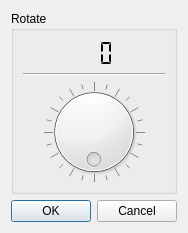
<?xml version="1.0" encoding="UTF-8"?>
<ui version="4.0">
 <class>rotate_dialog</class>
 <widget class="QDialog" name="rotate_dialog">
  <property name="geometry">
   <rect>
    <x>0</x>
    <y>0</y>
    <width>184</width>
    <height>233</height>
   </rect>
  </property>
  <property name="windowTitle">
   <string>Dialog</string>
  </property>
  <layout class="QGridLayout" name="gridLayout_2">
   <item row="0" column="0">
    <widget class="QGroupBox" name="groupBox">
     <property name="title">
      <string>Rotate</string>
     </property>
     <layout class="QGridLayout" name="gridLayout">
      <item row="0" column="0">
       <layout class="QVBoxLayout" name="verticalLayout">
        <item>
         <widget class="QLCDNumber" name="lcdNumber">
          <property name="font">
           <font>
            <pointsize>10</pointsize>
           </font>
          </property>
          <property name="frameShape">
           <enum>QFrame::NoFrame</enum>
          </property>
          <property name="frameShadow">
           <enum>QFrame::Plain</enum>
          </property>
          <property name="smallDecimalPoint">
           <bool>false</bool>
          </property>
          <property name="digitCount">
           <number>3</number>
          </property>
          <property name="segmentStyle">
           <enum>QLCDNumber::Flat</enum>
          </property>
         </widget>
        </item>
        <item>
         <widget class="Line" name="line">
          <property name="orientation">
           <enum>Qt::Horizontal</enum>
          </property>
         </widget>
        </item>
        <item>
         <widget class="QDial" name="dial">
          <property name="maximum">
           <number>360</number>
          </property>
          <property name="singleStep">
           <number>1</number>
          </property>
          <property name="pageStep">
           <number>30</number>
          </property>
          <property name="value">
           <number>0</number>
          </property>
          <property name="sliderPosition">
           <number>0</number>
          </property>
          <property name="tracking">
           <bool>false</bool>
          </property>
          <property name="orientation">
           <enum>Qt::Horizontal</enum>
          </property>
          <property name="invertedAppearance">
           <bool>false</bool>
          </property>
          <property name="invertedControls">
           <bool>false</bool>
          </property>
          <property name="wrapping">
           <bool>true</bool>
          </property>
          <property name="notchTarget">
           <double>15.000000000000000</double>
          </property>
          <property name="notchesVisible">
           <bool>true</bool>
          </property>
         </widget>
        </item>
       </layout>
      </item>
     </layout>
    </widget>
   </item>
   <item row="1" column="0">
    <widget class="QDialogButtonBox" name="buttonBox">
     <property name="orientation">
      <enum>Qt::Horizontal</enum>
     </property>
     <property name="standardButtons">
      <set>QDialogButtonBox::Cancel|QDialogButtonBox::Ok</set>
     </property>
    </widget>
   </item>
  </layout>
 </widget>
 <resources/>
 <connections>
  <connection>
   <sender>buttonBox</sender>
   <signal>accepted()</signal>
   <receiver>rotate_dialog</receiver>
   <slot>accept()</slot>
   <hints>
    <hint type="sourcelabel">
     <x>174</x>
     <y>234</y>
    </hint>
    <hint type="destinationlabel">
     <x>157</x>
     <y>243</y>
    </hint>
   </hints>
  </connection>
  <connection>
   <sender>buttonBox</sender>
   <signal>rejected()</signal>
   <receiver>rotate_dialog</receiver>
   <slot>reject()</slot>
   <hints>
    <hint type="sourcelabel">
     <x>174</x>
     <y>234</y>
    </hint>
    <hint type="destinationlabel">
     <x>183</x>
     <y>243</y>
    </hint>
   </hints>
  </connection>
  <connection>
   <sender>dial</sender>
   <signal>valueChanged(int)</signal>
   <receiver>lcdNumber</receiver>
   <slot>display(int)</slot>
   <hints>
    <hint type="sourcelabel">
     <x>109</x>
     <y>134</y>
    </hint>
    <hint type="destinationlabel">
     <x>110</x>
     <y>66</y>
    </hint>
   </hints>
  </connection>
 </connections>
</ui>
